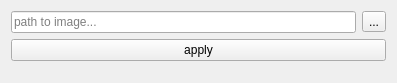
<?xml version="1.0" encoding="UTF-8"?>
<ui version="4.0">
 <class>Form</class>
 <widget class="QWidget" name="Form">
  <property name="geometry">
   <rect>
    <x>0</x>
    <y>0</y>
    <width>397</width>
    <height>83</height>
   </rect>
  </property>
  <property name="windowTitle">
   <string>Form</string>
  </property>
  <layout class="QHBoxLayout" name="horizontalLayout_2">
   <item>
    <layout class="QVBoxLayout" name="verticalLayout_2">
     <item>
      <layout class="QHBoxLayout" name="horizontalLayout">
       <item>
        <widget class="QLineEdit" name="path">
         <property name="minimumSize">
          <size>
           <width>100</width>
           <height>0</height>
          </size>
         </property>
         <property name="dragEnabled">
          <bool>true</bool>
         </property>
         <property name="placeholderText">
          <string>path to image...</string>
         </property>
        </widget>
       </item>
       <item>
        <widget class="QToolButton" name="browse">
         <property name="text">
          <string>...</string>
         </property>
        </widget>
       </item>
      </layout>
     </item>
     <item alignment="Qt::AlignTop">
      <widget class="QPushButton" name="apply">
       <property name="text">
        <string>apply</string>
       </property>
      </widget>
     </item>
    </layout>
   </item>
  </layout>
 </widget>
 <resources/>
 <connections/>
</ui>
